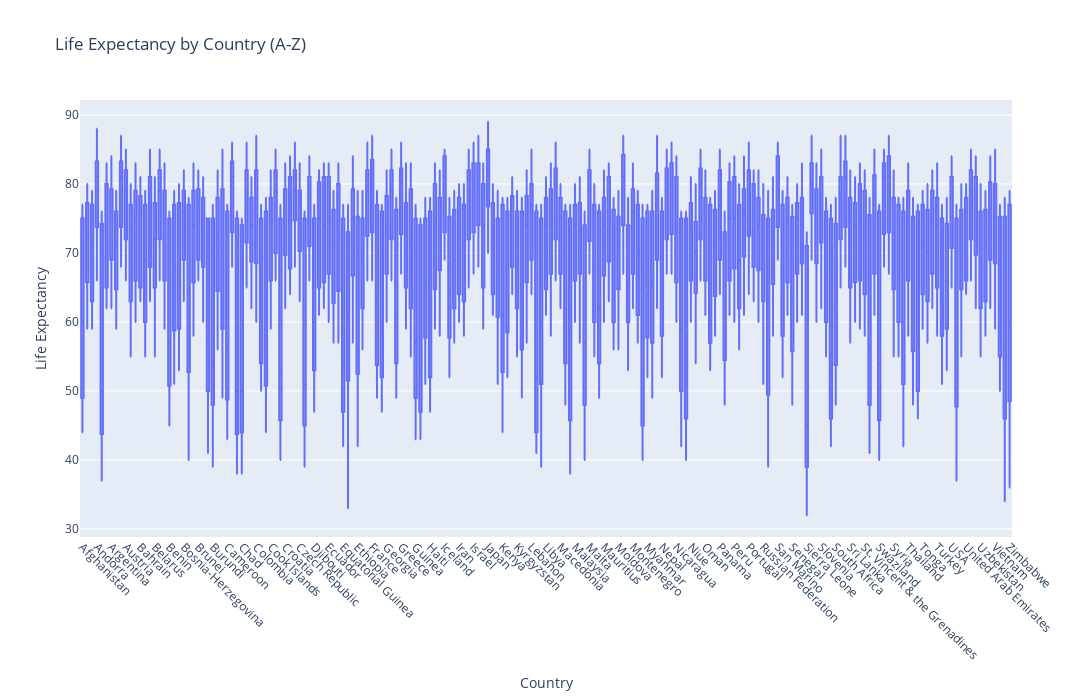

Notebook code cell kept with this figure:
### Code cell
import plotly.express as px
ds_country_sort = ds.copy().sort_values('CountryDisplay', ascending=True)
fig = px.box(ds_country_sort, x='CountryDisplay', y='DisplayValue', title='Life Expectancy by Country (A-Z)', labels={'CountryDisplay': 'Country', 'DisplayValue': 'Life Expectancy'})
fig.update_layout(xaxis_tickangle=45, width=1300, height=700)
fig.show()

### Figure 1 — Plotly figure (JSON) as saved in the notebook; plotly's stock layout.template omitted (floating-point values rounded to 4 significant figures; data arrays with more than 128 entries replaced by an {"elided": "..."} marker saying what was removed)
{"data": [{"alignmentgroup": "True", "hovertemplate": "Country=%{x}<br>Life Expectancy=%{y}<extra></extra>", "legendgroup": "", "marker": {"color": "#636efa"}, "name": "", "notched": false, "offsetgroup": "", "orientation": "v", "showlegend": false, "type": "box", "x": {"elided": "6408 str values"}, "x0": " ", "xaxis": "x", "y": {"elided": "6408 int values"}, "y0": " ", "yaxis": "y"}], "layout": {"boxmode": "group", "height": 700, "legend": {"tracegroupgap": 0}, "title": {"text": "Life Expectancy by Country (A-Z)"}, "width": 1300, "xaxis": {"anchor": "y", "domain": [0, 1], "tickangle": 45, "title": {"text": "Country"}}, "yaxis": {"anchor": "x", "domain": [0, 1], "title": {"text": "Life Expectancy"}}}}
